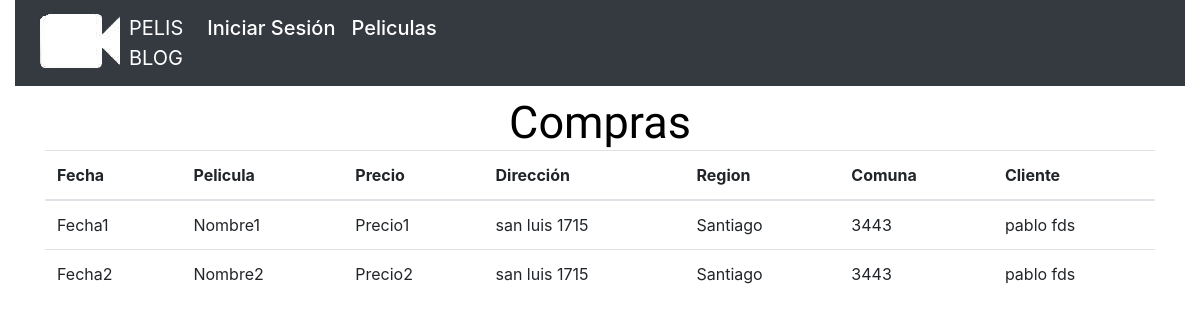
Before: /compras/ with the older database file.
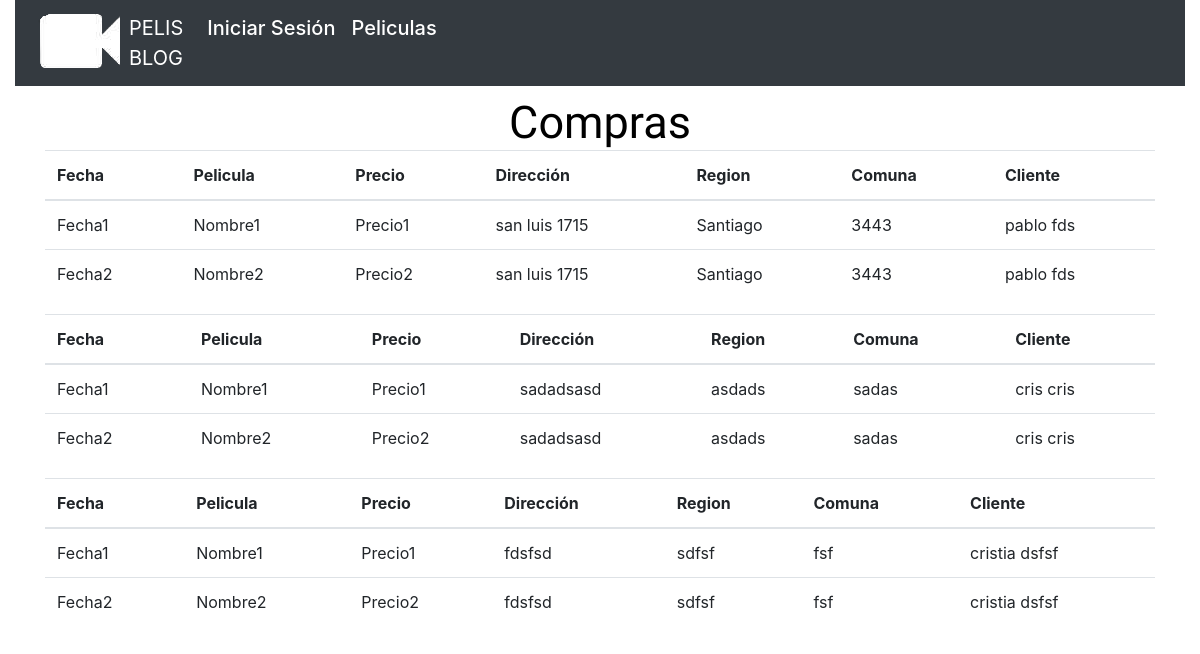
After: the same page with the newer database file.
### Peliculas/models.py (models this page shows, shortened)
class PerfilUsuario(models.Model):
    user = models.OneToOneField(User, on_delete=models.CASCADE)
    rut = models.CharField(max_length=40, default="Sin Rut", null=True, blank=True)
    direccion = models.CharField(max_length=100, null=False, blank=False, verbose_name='direccion')
    comuna = models.CharField(max_length=100, null=False, blank=False, verbose_name='comuna')
    telefono = models.IntegerField()
    region = models.CharField(max_length=100, null=False, blank=False, verbose_name='region')

### PelisBlog/views.py (the view)
# urls.py: path('compras/', views.compras, name='compras'),
def compras(request):
    persona = PerfilUsuario.objects.all()
    return render(request, 'compras.html', {'persona':persona})

### templates/compras.html (shortened to what this page needs)
{% extends "base.html" %}
{% load static %}
{% block css %} <link rel="stylesheet" href="{% static 'css/compra_exitosa.css' %}">{% endblock css %}
{% block content %}
<div class="container">
    <h1 class="compra_exitosa">Compras</h1>
    {% for persona in persona %}
    <table class="table">
        <thead>
            <tr>
                <th>Fecha</th>
                <th>Pelicula</th>
                <th>Precio</th>
                <th>Dirección</th>
                <th>Region</th>
                <th>Comuna</th>
                <th>Cliente</th>
            </tr>
        </thead>
        <tbody>
            <tr>
                <td id="fecha">Fecha1</td>
                <td id="nombre">Nombre1</td>
                <td id="precio">Precio1</td>
                <td>{{ persona.direccion}}</td>
                <td>{{ persona.region}}</td>
                <td>{{ persona.comuna}}</td>
                <td>{{ persona.user.first_name }} {{ persona.user.last_name }}</td>
            </tr>
            <tr>
                <td id="fecha">Fecha2</td>
                <td id="nombre">Nombre2</td>
                <td id="precio">Precio2</td>
                <td>{{ persona.direccion}}</td>
                <td>{{ persona.region}}</td>
                <td>{{ persona.comuna}}</td>
                <td>{{ persona.user.first_name }} {{ persona.user.last_name }}</td>
            </tr>
        </tbody>
    </table>
    {% endfor %}
</div>
{% endblock content %}

Changed rows visible on the page:
added PerfilUsuario: direccion "sadadsasd", region "asdads", comuna "sadas", user.first_name "cris", user.last_name "cris"
added PerfilUsuario: direccion "fdsfsd", region "sdfsf", comuna "fsf", user.first_name "cristia", user.last_name "dsfsf"
